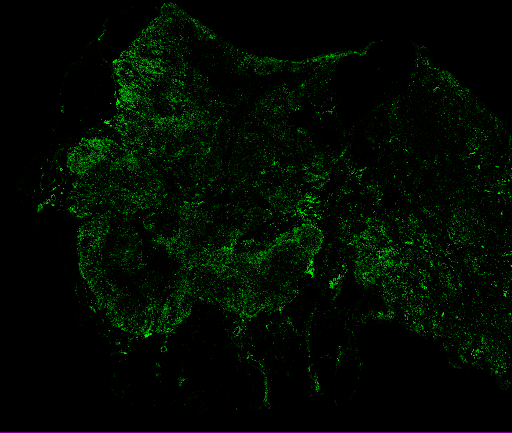
#> input picture images/heatmap-E2-A1IG.png, 512 x 433 px
$ python analyze-green.py
#> lines starting #> are read from the running program, lines starting #| are printed output that depends on the picture; long printed decimals are rounded
import cv2
import numpy as np
import matplotlib.pyplot as plt


def save_image(array):
    # from PIL import Image
    # im = Image.fromarray(array)
    # im.save("pil_mask.png")
    # It's the same:
    import matplotlib.image
    matplotlib.image.imsave('mat_mask.png', array)


def create_mask(channel, thresh):
    # Mask image based on threshold
    masked_image = np.where((channel > 0) & (channel <= thresh), channel, 0)
    image[:, :, 1] = masked_image
    image[:, :, 0] = 0  # Set blue channel to 0
    image[:, :, 2] = 0  # Set red channel to 0

    # Display masked image
    cv2.imshow('Masked Image', image)
    cv2.waitKey(0)
    cv2.destroyAllWindows()


# Load the image
image = cv2.imread('../images/heatmap-E2-A1IG.png')
#> image is the input picture: shape (433, 512, 3); mean B, G, R 0.3, 10.1, 1.3

# Extract the green channel
green_channel = image[:, :, 1]  # OpenCV uses BGR format
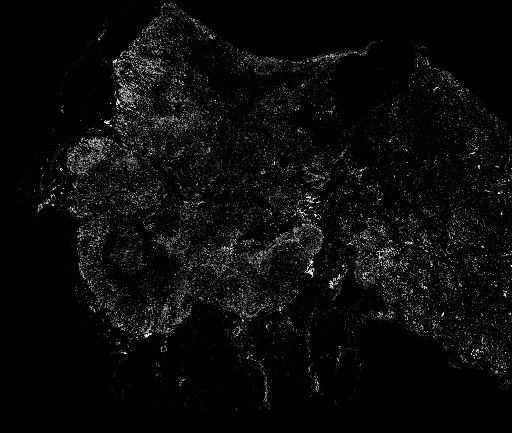
#> green_channel: shape (433, 512); min 0, max 253, mean 10.1

mean_value = np.mean(green_channel)
#> mean_value = 10.11
std_deviation = np.std(green_channel)
#> std_deviation = 26.22

print("mean_value", mean_value)
#| mean_value 10.113
print("std_deviation", std_deviation)
#| std_deviation 26.217

# Compute histogram
hist, bins = np.histogram(green_channel.flatten(), bins='auto', range=[0, 256])
#> hist = 1550 values, max 105706 at index 0, min 0 at index 1, mean 143; bins = 1551 values from 0 to 256
# 'auto' lets numpy choose the best bin size

# save_image(image)  # todo: uncomment if you want it

# Plot histogram
plt.figure()
bar_width = bins[1] - bins[0]
#> bar_width = 0.165
plt.bar(bins[:-1], hist, width=bar_width, align='center', color='green')
# plt.bar(bins[:-1], hist, width=bar_width, align='edge', color='green')
# plt.bar(bins[:-1], hist, width=1, align='edge', color='green')
plt.title("Green Channel Histogram")
plt.xlabel("Pixel Value")
plt.ylabel("Frequency")
plt.ylim(0, 40000)  # Set y-axis limits
plt.xlim(0, 100)  # Set x-axis limits to include zero
plt.show()
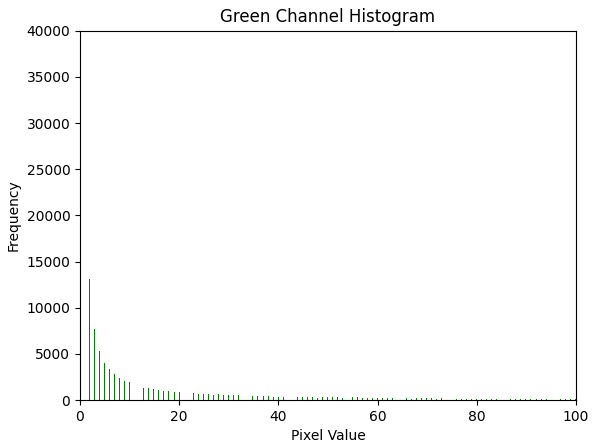
#> figure drawn by matplotlib, 1 panel; tallest bar 105706 high, from x = -0.0826 to 0.0826

# [7 lines of commented-out code are left out]

exit(0)
#> (the program exits here)

$ run again, with images/class.png copied over images/heatmap-E2-A1IG.png
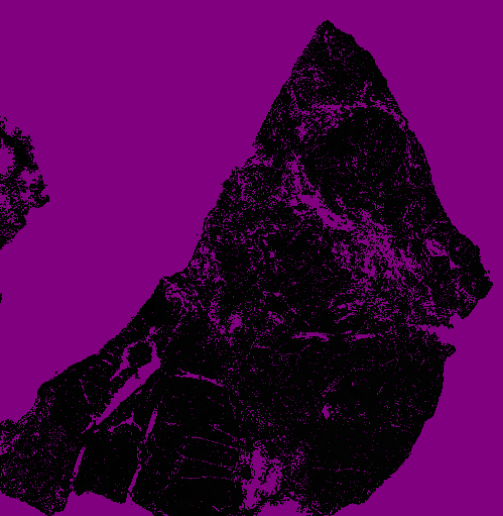
#> input picture images/class.png, 503 x 516 px
#> image is the input picture: shape (516, 503, 3); mean B, G, R 73.1, 1, 73.1
#> `green_channel = image[:, :, 1]`:
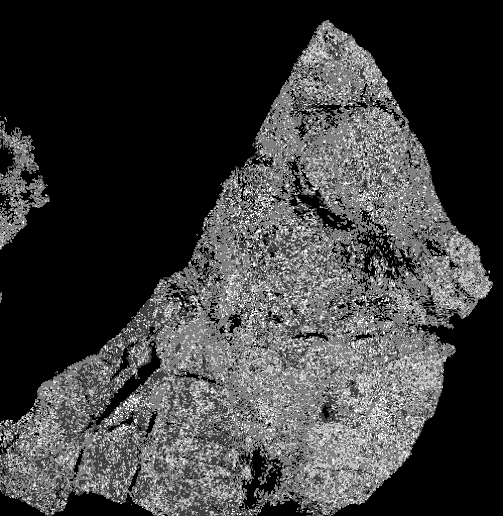
#> green_channel: shape (516, 503); min 0, max 4, mean 0.954; drawn with min black and max white
#> mean_value = 0.954
#> std_deviation = 1.14
#| mean_value 0.9544
#| std_deviation 1.139
#> hist = 4083 values, max 137953 at index 0, min 0 at index 1, mean 63.57; bins = 4084 values from 0 to 256
#> bar_width = 0.0627
#> `plt.show()`:
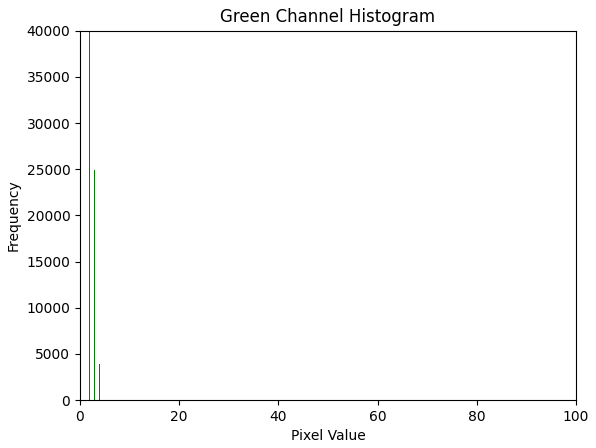
#> figure drawn by matplotlib, 1 panel; tallest bar 137953 high, from x = -0.0313 to 0.0313
